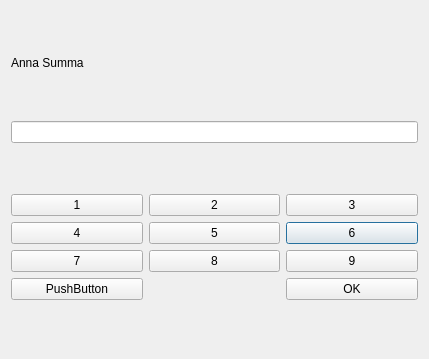
<?xml version="1.0" encoding="UTF-8"?>
<ui version="4.0">
 <class>ManualSummaWindow</class>
 <widget class="QDialog" name="ManualSummaWindow">
  <property name="geometry">
   <rect>
    <x>0</x>
    <y>0</y>
    <width>429</width>
    <height>359</height>
   </rect>
  </property>
  <property name="windowTitle">
   <string>Dialog</string>
  </property>
  <layout class="QVBoxLayout" name="verticalLayout_2">
   <item>
    <widget class="QLabel" name="label">
     <property name="sizePolicy">
      <sizepolicy hsizetype="Preferred" vsizetype="Maximum">
       <horstretch>0</horstretch>
       <verstretch>0</verstretch>
      </sizepolicy>
     </property>
     <property name="text">
      <string>Anna Summa</string>
     </property>
     <property name="alignment">
      <set>Qt::AlignLeading|Qt::AlignLeft|Qt::AlignVCenter</set>
     </property>
    </widget>
   </item>
   <item>
    <widget class="QLineEdit" name="summaEdit">
     <property name="sizePolicy">
      <sizepolicy hsizetype="Minimum" vsizetype="Fixed">
       <horstretch>0</horstretch>
       <verstretch>0</verstretch>
      </sizepolicy>
     </property>
     <property name="layoutDirection">
      <enum>Qt::LeftToRight</enum>
     </property>
     <property name="alignment">
      <set>Qt::AlignCenter</set>
     </property>
    </widget>
   </item>
   <item>
    <layout class="QHBoxLayout" name="horizontalLayout">
     <item>
      <layout class="QGridLayout" name="gridLayout">
       <item row="1" column="3">
        <widget class="QPushButton" name="b6">
         <property name="text">
          <string>6</string>
         </property>
        </widget>
       </item>
       <item row="1" column="1">
        <widget class="QPushButton" name="b4">
         <property name="text">
          <string>4</string>
         </property>
        </widget>
       </item>
       <item row="0" column="1">
        <widget class="QPushButton" name="b1">
         <property name="text">
          <string>1</string>
         </property>
        </widget>
       </item>
       <item row="2" column="1">
        <widget class="QPushButton" name="b7">
         <property name="text">
          <string>7</string>
         </property>
        </widget>
       </item>
       <item row="0" column="3">
        <widget class="QPushButton" name="b3">
         <property name="text">
          <string>3</string>
         </property>
        </widget>
       </item>
       <item row="1" column="2">
        <widget class="QPushButton" name="b5">
         <property name="text">
          <string>5</string>
         </property>
        </widget>
       </item>
       <item row="2" column="2">
        <widget class="QPushButton" name="b8">
         <property name="text">
          <string>8</string>
         </property>
        </widget>
       </item>
       <item row="0" column="2">
        <widget class="QPushButton" name="b2">
         <property name="text">
          <string>2</string>
         </property>
        </widget>
       </item>
       <item row="2" column="3">
        <widget class="QPushButton" name="b9">
         <property name="text">
          <string>9</string>
         </property>
        </widget>
       </item>
       <item row="3" column="3">
        <widget class="QPushButton" name="OKButton">
         <property name="sizePolicy">
          <sizepolicy hsizetype="Minimum" vsizetype="Fixed">
           <horstretch>0</horstretch>
           <verstretch>0</verstretch>
          </sizepolicy>
         </property>
         <property name="font">
          <font>
           <strikeout>false</strikeout>
          </font>
         </property>
         <property name="layoutDirection">
          <enum>Qt::LeftToRight</enum>
         </property>
         <property name="text">
          <string>OK</string>
         </property>
         <property name="autoDefault">
          <bool>false</bool>
         </property>
        </widget>
       </item>
       <item row="3" column="1">
        <widget class="QPushButton" name="ClearButton">
         <property name="text">
          <string>PushButton</string>
         </property>
        </widget>
       </item>
      </layout>
     </item>
    </layout>
   </item>
  </layout>
 </widget>
 <resources/>
 <connections/>
</ui>
